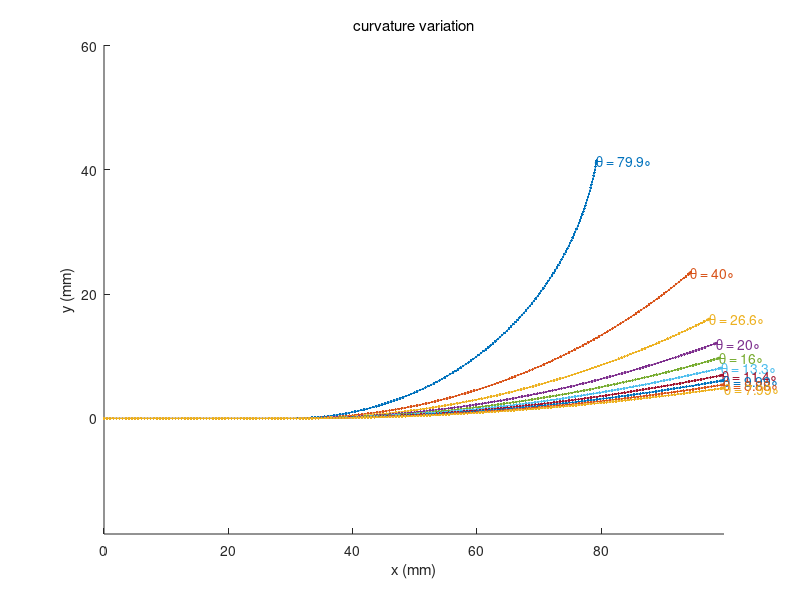

Write MATLAB code to recreate this figure.
L = 100; % length of catheter (mm)

res = 0.5; % catheter spatial resolution (interval between nodes) (mm)

pct_bent = 70; % percent length bent (%)

%%
Rk_arr = 50:50:500;
color_arr = colormap(lines(length(Rk_arr)));

for rr = 1:length(Rk_arr)
    
    Rk = Rk_arr(rr); % radius of curvature (to define bent shape)
    
    %% configure catheter
    
    L2 = 0.01*pct_bent*L;
    L1 = L - L2;
    
    x1 = 0:res:L1; % x of unbent
    y1 = zeros(1,length(x1)); % y of unbent
    
    xc = L1; % x-location of the center of virtual circle
    yc = Rk; % y-location of the center of virtual circle
    
    th_c = L2/Rk; % total angle that the arc spans (rad)
    th_incre = th_c/(L2/res); % angle increment (rad)
    th_arr = (1:(L2/res))*th_incre; % arc angle array
    
    x2 = L1 + Rk*sin(th_arr); % x of bent
    y2 = Rk - Rk*cos(th_arr); % y of bent
    
    th_end = atan2(y2(end)-y2(end-1),x2(end)-x2(end-1))*180/pi; % end effector theta
    
    %% plot
    X = [x1,x2];
    Y = [y1,y2];
    
    hold on
    h(rr) = plot(X,Y,'.-','color',color_arr(rr,:));
    plot(X(end-1:end),Y(end-1:end),'-','linewidth',2,'color',color_arr(rr,:));
    text(X(end),Y(end),['\theta = ' num2str(th_end,3) '\circ'],'color',color_arr(rr,:));
    
    
    %% visual aids
    % x_cir = xc + Rk*cosd(0:10:360);
    % y_cir = yc + Rk*sind(0:10:360);
    % plot(x_cir,y_cir);
    
end

axis equal;

xlabel('x (mm)');
ylabel('y (mm)');
title('curvature variation','fontweight','normal');